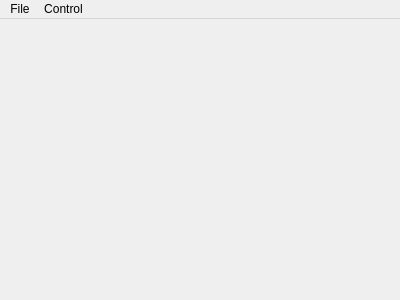
<?xml version="1.0" encoding="UTF-8"?>
<ui version="4.0">
 <class>MainWindow</class>
 <widget class="QMainWindow" name="MainWindow">
  <property name="geometry">
   <rect>
    <x>0</x>
    <y>0</y>
    <width>400</width>
    <height>300</height>
   </rect>
  </property>
  <property name="windowTitle">
   <string>MainWindow</string>
  </property>
  <widget class="QWidget" name="centralWidget">
   <widget class="QWidget" name="verticalLayoutWidget">
    <property name="geometry">
     <rect>
      <x>9</x>
      <y>9</y>
      <width>381</width>
      <height>261</height>
     </rect>
    </property>
    <layout class="QVBoxLayout" name="verticalLayout"/>
   </widget>
  </widget>
  <widget class="QMenuBar" name="menuBar">
   <property name="geometry">
    <rect>
     <x>0</x>
     <y>0</y>
     <width>400</width>
     <height>22</height>
    </rect>
   </property>
   <widget class="QMenu" name="menuFile">
    <property name="title">
     <string>File</string>
    </property>
    <addaction name="actionOpen"/>
   </widget>
   <widget class="QMenu" name="menuControl">
    <property name="title">
     <string>Control</string>
    </property>
    <addaction name="actionPlay_pause"/>
   </widget>
   <addaction name="menuFile"/>
   <addaction name="menuControl"/>
  </widget>
  <action name="actionOpen">
   <property name="text">
    <string>Open...</string>
   </property>
   <property name="shortcut">
    <string>Ctrl+O</string>
   </property>
  </action>
  <action name="actionPlay_pause">
   <property name="text">
    <string>Play/pause</string>
   </property>
   <property name="shortcut">
    <string>Space</string>
   </property>
  </action>
 </widget>
 <layoutdefault spacing="6" margin="11"/>
 <resources/>
 <connections/>
</ui>
